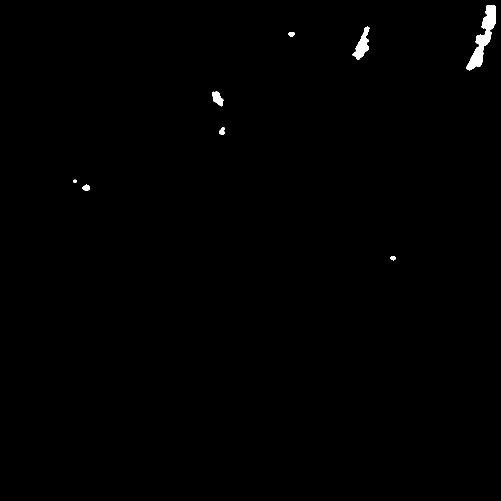
#> input picture result/mask_red.png, 1001 x 1001 px (shown at 1/2 size)
$ python contour_detection.py
#> lines starting #> are read from the running program, lines starting #| are printed output that depends on the picture; after the words box and inside, x2 and y2 are one past the last pixel; in counts of white or black regions, pixels touching at a corner belong together
# -*- coding: utf-8 -*-
# @Time : 2020/3/5 下午2:22
# @Author : LuoLu
# @FileName: contour_detection.py
# @Software: PyCharm
# @Github ：https://github.com/luolugithub
# @E-mail ：argluolu@gmail.com

import cv2
import matplotlib.pyplot as plt

# read the image
image = cv2.imread("result/mask_red.png")
#> image is the input picture: shape (1001, 1001, 3); 0.46% white; 8 white regions, largest, box (x1, y1, x2, y2) and area: (933, 10, 991, 141) 2673, (705, 53, 739, 120) 1005, (424, 183, 447, 213) 427
height, width, channels = image.shape
#> height = 1001; width = 1001; channels = 3
print("src h w c:", height, width, channels)
#| src h w c: 1001 1001 3
plt.axis('off')

# # convert to RGB
# image = cv2.cvtColor(image, cv2.COLOR_BGR2RGB)
# # convert to grayscale
gray = cv2.cvtColor(image, cv2.COLOR_RGB2GRAY)
#
# # create a binary thresholded image
_, binary = cv2.threshold(gray, 225, 255, cv2.THRESH_BINARY_INV)
#> binary: shape (1001, 1001); 99.5% white; 8 black regions
print("binary h w :", binary.shape)
#| binary h w : (1001, 1001)
# # show it
# plt.imshow(binary, cmap="gray")
# plt.show()

# find the contours from the thresholded image
contours, hierarchy = cv2.findContours(binary, cv2.RETR_TREE, cv2.CHAIN_APPROX_SIMPLE)
#> contours = 9 contours; largest, box (x1, y1, x2, y2) and area: (0, 0, 1001, 1001) 1000000, (932, 9, 992, 142) 2834, (704, 52, 740, 121) 1081, (423, 182, 448, 214) 465, (164, 368, 181, 383) 154
# draw all contours
image = cv2.drawContours(image, contours, -1, (0, 0, 255), 2)
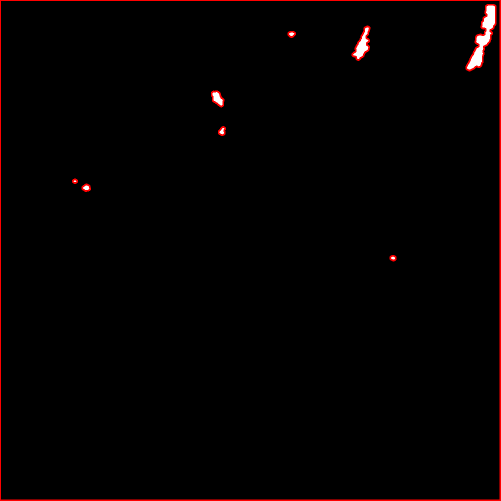
#> image: shape (1001, 1001, 3) (shown at 1/2 size); 1.08% of pixels changed, all inside (x1, y1, x2, y2) = (0, 0, 1001, 1001)

# show the image with the drawn contours
# plt.imshow(image)
cv2.imwrite("result/contour_red.png", image)
# plt.show()
